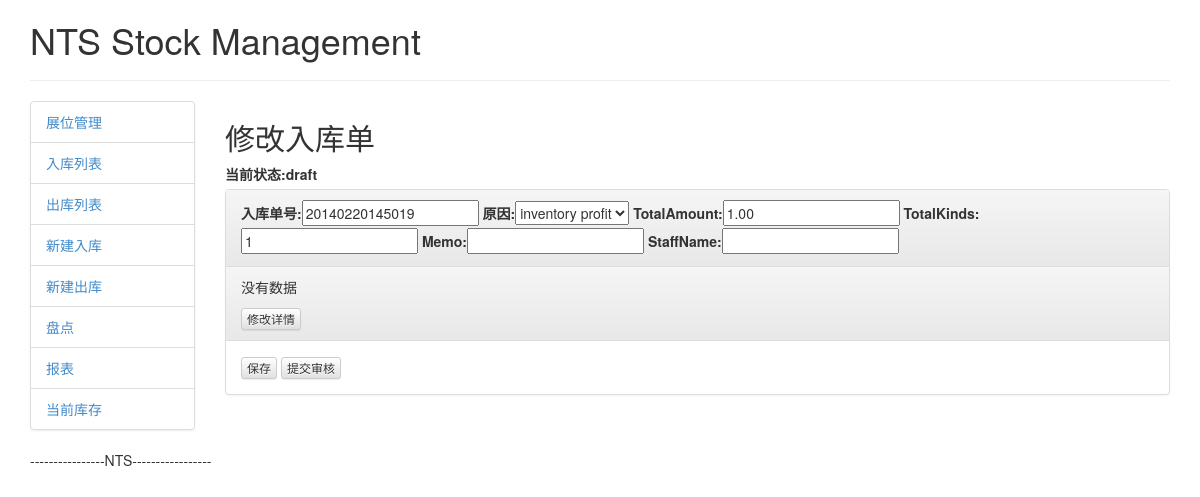
Page /stockmanage/stockbill/stockout/edit/351e3c8a-2813-46e6-acc3-543962a9fd98/ on the earlier database version.
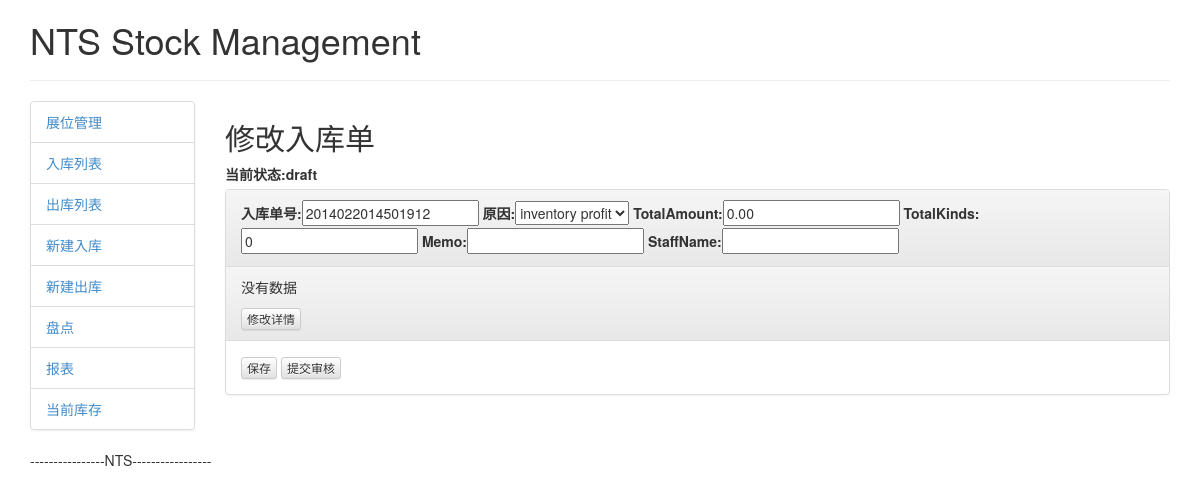
Same page on the later database version.
### stockmanage/models.py (models this page shows, shortened)
class BillBase(models.Model):
    id=UUIDField(primary_key=True)#use uuid instead of autoincreament, to allow asigning an id to the object before saved into database
    BillNo=CharField(max_length=100,default=datetime.now().strftime('%Y%m%d%H%M%S'))
    BillTime=DateTimeField(auto_now_add=True)
    state_draft='draft' # saved for future change. not complete
    state_applied='applied'# appled for checking. can't change anymore
    state_checked='checked'# ok
    State_Choices=((state_draft,'draft'),(state_applied,'applied'),
                    (state_checked,'checked'))
    BillState=CharField(max_length=10,choices=State_Choices,default=state_draft)
    Creator=ForeignKey(User)
    StaffName=CharField(max_length=50,null=True,blank=True)
    Memo=CharField(max_length=1000,null=True,blank=True)

class StockBill(BillBase):
    BillType_Choices=(('in','stock in'),('out','stock out'))
    BillType=CharField(max_length=5, choices=BillType_Choices,default='in')
    Reason_Choices=(('in',
                         (
                          ('buy','buy'),
                          ('return','return back'),
                          ('inventory_profit','inventory profit'),
                          ('repaired','repaired'),
                          ('others','others')
                          )
                         ),
                        ('out',
                         (
                          ('sold','sold'),
                          ('borrowed','borrowed out'),
                          ('inventory_loss','inventory loss'),
                          ('damage','damage'),
                          ('others','others')
                          )
                         )
                        )
    BillReason=CharField(max_length=20,choices=Reason_Choices,default='buy')
    TotalAmount=DecimalField(max_digits=10,decimal_places=2,default=0)
    TotalKinds=IntegerField(default=0)
    def generat_detail_to_formatedtext(self):
        return [x.product.NTSCode+','+str(x.Quantity)+','+x.location.LocationCode
                            for x in self.stockbilldetail_set.all()]

### stockmanage/views.py (the view)
# urls.py: ,url(r'^stockbill/stockout/edit/(?P<bill_id>[^/]+)/',views.stockbill_stockout_edit,name='stockbill_stockout_edit' )
def stockbill_stockout_edit(request,bill_id):
    return stockbill_edit(request,'out',bill_id,'.')

### stockmanage/forms.py (shortened to what this page needs)
class StockBillForm(ModelForm):
    BillNo=forms.CharField(label='入库单号')
    def __init__(self, *args, **kwargs):
        super(StockBillForm, self).__init__(*args, **kwargs)
        instance = getattr(self, 'instance', None)
        self.fields['BillReason']=forms.CharField(max_length=100,label='原因',
                                                  widget=forms.Select(
                                                choices=StockBill.Reason_Choices[0 if instance.BillType=='in' else 1][1]))
        self.fields['TotalAmount'].widget.attrs['readonly'] = True
        self.fields['TotalKinds'].widget.attrs['readonly'] = True
        if instance and  instance.BillState!=instance.state_draft:
            self.fields['BillNo'].widget.attrs['readonly'] = True
            self.fields['BillReason'].widget.attrs['disabled'] ='disabled'
            self.fields['Memo'].widget.attrs['readonly'] = True
            self.fields['StaffName'].widget.attrs['readonly'] = True
    class Media:
        js=('stockbill.js',)
        css={'all':('css/stockbill.css',)}
    class Meta:
        model=StockBill
        fields =['BillNo','BillReason','TotalAmount','TotalKinds','Memo','StaffName']

### stockmanage/templates/stockmanage/stockbill_edit.html (shortened to what this page needs)
{% extends "stockmanage/base.html" %}
{%load staticfiles%}
{%block header%}
<link rel="stylesheet" type="text/css"  href="{%static 'stockmanage/css/stockbill.css'%}" media='screen,projector'/>
{%endblock%}
{%block content_title%}
{%if bill.id%}修改{%else%}创建{%endif%}{%ifequal bill.BillType 'in' %}入{%else%}出{%endifequal%}库单
{%endblock%}
{%block content%}
<label>当前状态:{{bill.BillState}}</label>
<form method="post" id='fm_bill' action="{{action}}">
	<div id='billeditor'>
		<div class="panel panel-default">
			<div class="panel-heading">
				{{form}}
			</div>
			{%if bill.id%}<div class="panel-heading">
				{%include 'stockmanage/widget_stockbilldetaillist.html'%}
				{%if bill.BillState == 'draft'%}
				<button type="button" class="btn btn-default btn-xs" data-toggle="modal" data-target="#myModal">
修改详情</button>
{%endif%}
			</div>
			{%endif%}
			<div class="panel-body">
				<div>
					{%ifequal bill.BillState 'draft'%}
					<input class="btn btn-xs btn-default" type="submit" name="savedraft" value="保存" />
					{%if bill.id%}
					<input id='btn_apply' onclick="javascript:return confirm('提交之后,将进入库存,单据不可再修改.确定提交?')" class="btn btn-xs btn-default" type="submit" name="apply" value="提交审核" />
					{%endif%}
					{%endifequal%}
				</div>
			</div>
		</div>
	</div>
</form>
{%endblock%}

Differences in the rows shown:
changed BillBase "draft": BillNo "20140220145019" → "2014022014501912"
changed StockBill "inventory profit": TotalAmount "1.00" → "0.00"; TotalKinds "1" → "0"
